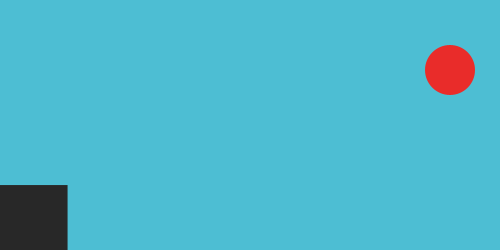
Frame 1 (no input)
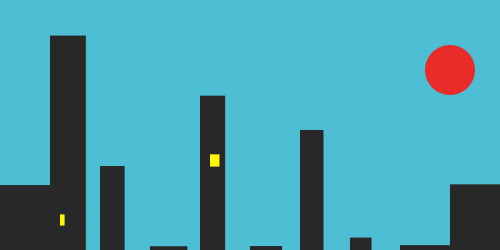
Frame 60 (the mouse pressed at the canvas centre just before this capture)
Frame 120 (the mouse held since frame 60 and released just before this capture): identical to frame 60, image omitted

The Processing sketch that drew these frames (run headless with seeded random() and noise(); from frame 60 on, the mouse is pressed at the canvas centre):

// Processing sketch: processing_36838
// ── processing_36838.pde

//Each time a random skyline will appear and in it random windows will light up!

void setup() {
  size(500, 250);
  background(77, 190, 211);
  smooth();
  noStroke();
  fill(233, 44, 42);
  ellipse(450, 70, 50, 50);
}

float count=0;
float num=500;
float x;
float y;

void draw() {
  x=random(10, 15);//varying heights of the windows
  y=random(-height);//varying heights of the skyscrappers

  if (count < width) {   //stops the skyline at the width of the screen
    fill(40);
    rect(count * 50, height, random(20, 70), y);

    if ((y<=-150) && (y>=-height)) {//if the buildings are between these two numbers then they will have windows light up
      fill(255, 247, 8);
      rect(10+ count*50, -y, random(10), x);
    }
  }

  count++;
}
